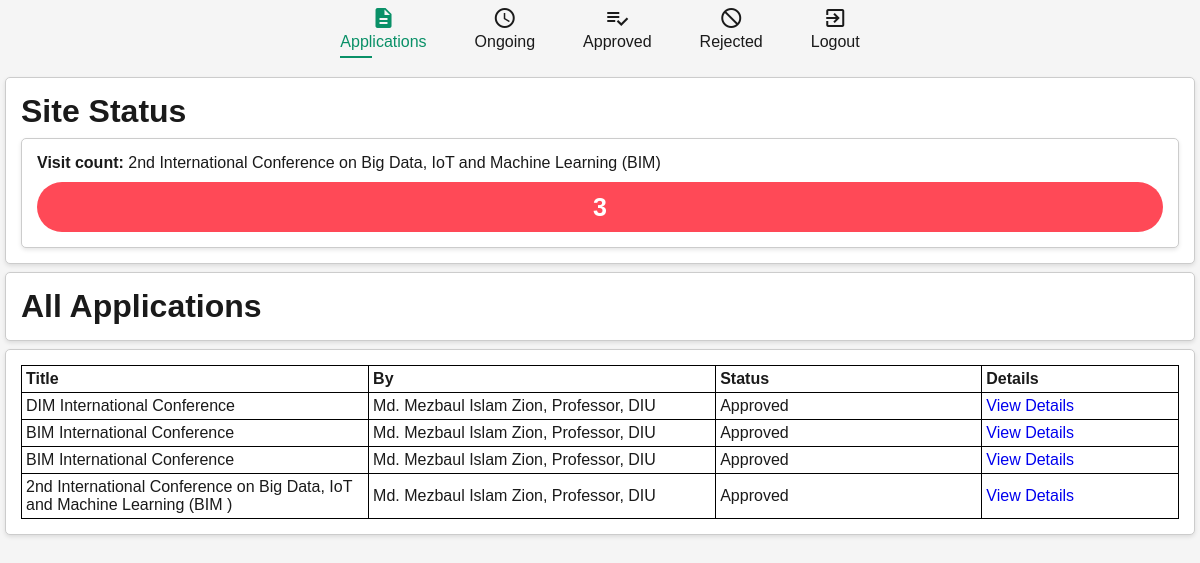
Page /admin/admin-dash.php (signed in) on the committed database.
### tables this page shows
CREATE TABLE `site_stat` (
  `id` varchar(20) NOT NULL,
  `visitor` varchar(100) NOT NULL
);

CREATE TABLE `applications` (
  `id` varchar(50) NOT NULL,
  `name` varchar(100) NOT NULL,
  `mail` varchar(50) NOT NULL,
  `phone` varchar(20) NOT NULL,
  `institute` varchar(150) NOT NULL,
  `position` varchar(50) NOT NULL,
  `portfolio` varchar(200) NOT NULL,
  `title` varchar(500) NOT NULL,
  `country` varchar(100) NOT NULL,
  `host1` varchar(150) NOT NULL,
  `host2` varchar(150) NOT NULL,
  `type` varchar(50) NOT NULL,
  `indexing` varchar(50) NOT NULL,
  `startdate` date NOT NULL,
  `enddate` date NOT NULL,
  `venue` varchar(150) NOT NULL,
  `participants` varchar(50) NOT NULL,
  `timestrap` timestamp NOT NULL DEFAULT current_timestamp() ON UPDATE current_timestamp(),
  `status` int(11) NOT NULL,
  `applicant` varchar(50) NOT NULL
);

### admin/admin-dash.php (the view, shortened to what this page needs)
<?php
include("./session.php");
?>
    <link rel="stylesheet" href="style.css">
<body>
    <?php include("navbar.php"); ?>
    <div class="container-body">
        <div class="details">
            <?php
            $sqlstat = "SELECT * FROM `site_stat`";
            $resultstat = mysqli_query($con, $sqlstat);
            $stat = $resultstat->fetch_assoc();
            ?>
            <h1>Site Status</h1>
            <div class="details">
                <p><strong>Visit count:</strong> 2nd International Conference on Big Data, IoT and Machine Learning (BIM)</p>
                <div class="website-counter">
                    <?php echo $stat['visitor'] ?>
                </div>
            </div>
        </div>
        <div class="details">
            <h1>All Applications</h1>
        </div>
        <div class="details">
            <div class="app-table-wrap">
                <table class="app-table">
                    <thead>
                        <tr style="font-weight:600;">
                            <td style="width:30%">Title</td>
                            <td style="width:30%">By</td>
                            <td style="width:23%">Status</td>
                            <td>Details</td>
                        </tr>
                    </thead>
                    <tbody>
                        <?php
                        $sql = "SELECT * FROM `applications` ORDER BY `timestrap` ASC;";
                        $result = mysqli_query($con, $sql);
                        if ($result->num_rows > 0) {
                            while ($row = $result->fetch_assoc()) {
                                echo "<tr>";
                                echo "<td>" . $row["title"] . "</td>";
                                echo "<td>" . $row["name"] . ", " . $row["position"] . ", " . $row["institute"] . "</td>";
                                if ($row["status"] == 1)
                                    echo "<td>Approved</td>";
                                echo "<td><a href='details.php?id=" . $row['id'] . "'>View Details</td>";
                                echo "</tr>";
                            }
                        } else {
                            echo "<tr><td colspan='4'>No data available</td></tr>";
                        }
                        ?>
                    </tbody>
                </table>
            </div>
        </div>
    </div>
</body>

### admin/style.css (style rules this page uses)
*, *::before, *::after { padding: 0; margin: 0; box-sizing: border-box; list-style: none; list-style-type: none; text-decoration: none; -webkit-font-smoothing: antialiased; -moz-osx-font-smoothing: grayscale; text-rendering: optimizeLegibility; }
body { font-family: 'Lato', sans-serif; font-size: 1rem; font-weight: 400; color: var(--color-black); background: var(--color-white); overflow: hidden; }
a, button { font-family: inherit; font-size: inherit; line-height: inherit; cursor: pointer; border: none; outline: none; background: none; text-decoration: none; }
.container-body { padding: 5px; width: 100%; }
.app-table-wrap { overflow: hidden; }
.app-table { border-collapse: collapse; width: 100%; border: 1px solid black; table-layout: fixed; overflow: hidden; }
th, td { border: 1px solid black; padding: 4px; text-align: left; }
body { font-family: Arial, sans-serif; margin: 0; padding: 0; background-color: #f5f5f5; }
.details { padding: 15px; margin-top: 8px; background-color: #fff; border: 1px solid #ccc; border-radius: 5px; box-shadow: 0 2px 4px rgba(0, 0, 0, 0.1); }
.website-counter { display: flex; justify-content: center; align-items: center; flex-direction: column; background-color: #ff4957; height: 50px; width: 100%; color: white; border-radius: 30px; font-weight: 700; font-size: 25px; margin-top: 10px; }

### rows in the picture
site_stat: visitor "3"
applications: title "DIM International Conference", name "Md. Mezbaul Islam Zion", position "Professor", institute "DIU", status "Approved"
applications: title "BIM International Conference", name "Md. Mezbaul Islam Zion", position "Professor", institute "DIU", status "Approved"
applications: title "BIM International Conference", name "Md. Mezbaul Islam Zion", position "Professor", institute "DIU", status "Approved"
applications: title "2nd International Conference on Big Data, IoT and Machine Learning (BIM )", name "Md. Mezbaul Islam Zion", position "Professor", institute "DIU", status "Approved"
